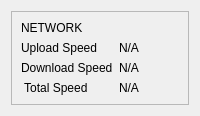
            <widget class="QWidget" name="network">
             <layout class="QHBoxLayout" name="horizontalLayout_13">
              <item>
               <widget class="QFrame" name="frame_8">
                <property name="frameShape">
                 <enum>QFrame::StyledPanel</enum>
                </property>
                <property name="frameShadow">
                 <enum>QFrame::Raised</enum>
                </property>
                <layout class="QGridLayout" name="gridLayout_8">
                 <item row="0" column="0" alignment="Qt::AlignTop">
                  <widget class="QLabel" name="label_52">
                   <property name="text">
                    <string>NETWORK</string>
                   </property>
                  </widget>
                 </item>
                 <item row="1" column="0">
                  <widget class="QLabel" name="label_53">
                   <property name="text">
                    <string>Upload Speed</string>
                   </property>
                  </widget>
                 </item>
                 <item row="1" column="1">
                  <widget class="QLabel" name="label_56">
                   <property name="text">
                    <string>N/A</string>
                   </property>
                  </widget>
                 </item>
                 <item row="2" column="0">
                  <widget class="QLabel" name="label_54">
                   <property name="text">
                    <string>Download Speed</string>
                   </property>
                  </widget>
                 </item>
                 <item row="2" column="1">
                  <widget class="QLabel" name="label_57">
                   <property name="text">
                    <string>N/A</string>
                   </property>
                  </widget>
                 </item>
                 <item row="3" column="1">
                  <widget class="QLabel" name="label_58">
                   <property name="text">
                    <string>N/A</string>
                   </property>
                  </widget>
                 </item>
                 <item row="3" column="0">
                  <widget class="QLabel" name="label_55">
                   <property name="text">
                    <string> Total Speed</string>
                   </property>
                  </widget>
                 </item>
                </layout>
               </widget>
              </item>
             </layout>
            </widget>
